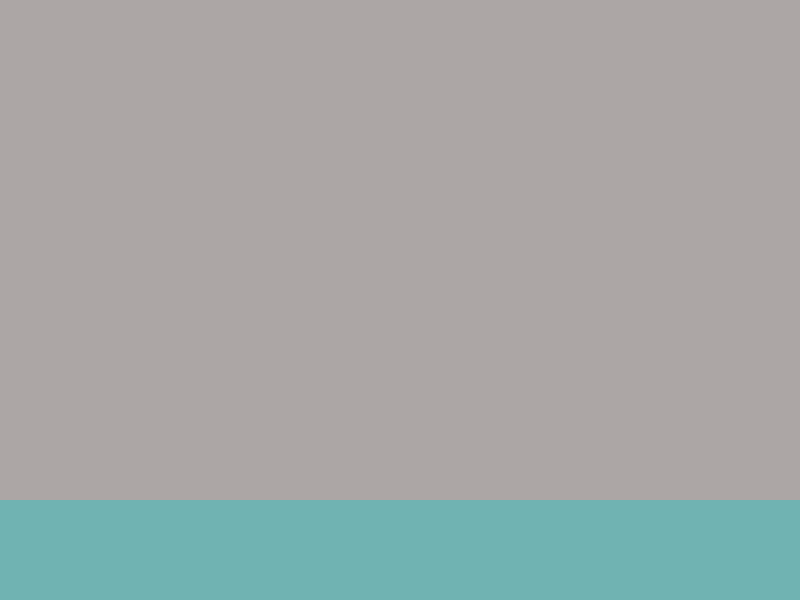
Frame 1 (no input)
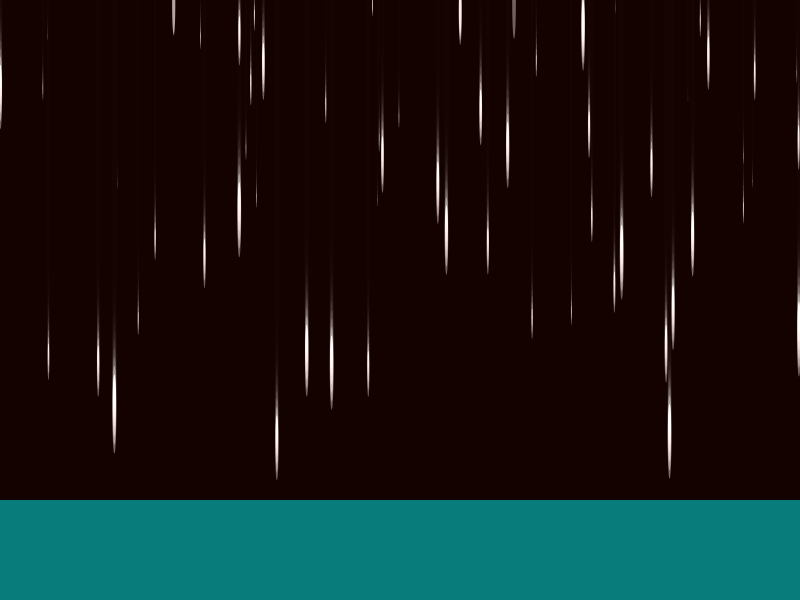
Frame 60 (no input)
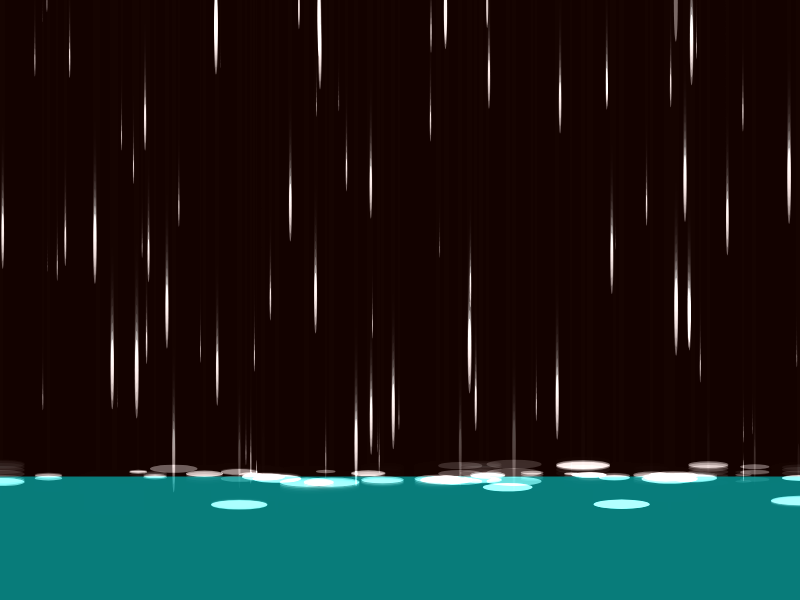
Frame 120 (the mouse pressed at the canvas centre since frame 60)

The p5.js sketch that drew these frames (run headless with seeded random() and noise() and a simulated clock; from frame 60 on, the mouse is pressed at the canvas centre):

// p5.js sketch
// ── sketch.js
let balls = []; 
let windDirection = 0; 
let WATER_LEVEL = 500; 
let shouldRaiseWaterLevel = false; 
let maxHeight = 300; 

function setup() {
  createCanvas(800, 600);
}

function draw() {
  background(20, 4, 2,90);

  //limit number
  if (balls.length >= 439) {
    balls.shift(); 
  }

  // generate
  balls.push(new Ball(random(width), 1));

  // waterlevel
  if (!shouldRaiseWaterLevel) {
    WATER_LEVEL = 500; // 
    for (let i = balls.length - 1; i >= 0; i--) {
      if (balls[i].pos.y >= 500 - balls[i].rad) {
        shouldRaiseWaterLevel = true; 
      }
    }
  } else {
    WATER_LEVEL = 500 - balls.length * 0.2; 
    if (WATER_LEVEL < height - maxHeight) {
      WATER_LEVEL = height - maxHeight;
    }
  }

  // pool
  push();
  noStroke();
  fill(0, 200, 200,90);
  rect(0, WATER_LEVEL, width, height - WATER_LEVEL);
  pop();

  // raindrops
  for (let i = 0; i < balls.length; i++) {
    let b = balls[i];

    // grav
    let gravity = createVector(0, 1 * b.mass);
    b.applyForce(gravity);
    // wind
    let wind = createVector(windDirection, 0);
    b.applyForce(wind); 

    // res
    let resistance = b.vel.copy();
    resistance.mult(-1);
    let speed = b.vel.mag();
    if (b.pos.y < WATER_LEVEL) {
      // in air
      let dragForce = speed * speed * 0.03; 
      resistance.mult(dragForce);
    } else {
      // in water
      let dragForce = speed * speed * 0.4; 
      resistance.mult(dragForce);
      let bouyancy = createVector(0, -20);
      b.applyForce(bouyancy);
    }
    b.applyForce(resistance);

    b.update();
    b.bounce();
    b.display(WATER_LEVEL, windDirection);

    //check collosion
    if (b.pos.y >= WATER_LEVEL+30) {
      for (let j = 0; j < balls.length; j++) {
        if (i !== j && balls[j].pos.y >= WATER_LEVEL) {
          let distance = p5.Vector.dist(b.pos, balls[j].pos);
          if (distance < b.rad + balls[j].rad) {
            balls.splice(i, 1);
            balls.splice(j, 1);
            break;
          }
        }
      }
    }
  }
}

// windDirec
function keyPressed() {
  if (key === 'l' || key === 'L') {
    windDirection -= 0.1; // 向左
  }
  else if (key === 'r' || key === 'R') {
    windDirection += 0.1; // 向右
  }
}

// rain
class Ball {
  constructor(x, y) {
    this.pos = createVector(x, y); 
    this.vel = createVector(0, 0); 
    this.acc = createVector(); 
    this.rad = random(1, 20); 
    this.mass = this.rad; 
  }


  applyForce(f) {
    let force = f.copy();
    force.div(this.mass); 
    this.acc.add(force); 
  }

  update() {
    this.vel.add(this.acc); 
    this.pos.add(this.vel);
    this.acc.mult(0); 
  }

  bounce() {
    if (this.pos.x < 0) {
      this.pos.x = 0;
      this.vel.x *= -1;
    } else if (this.pos.x > width) {
      this.pos.x = width;
      this.vel.x *= -1;
    }
    if (this.pos.y < 0) {
      this.pos.y = 0;
      this.vel.y *= -1;
    } else if (this.pos.y > height) {
      this.pos.y = height;
      this.vel.y *= -1;
    }
  }

  display(WATER_LEVEL, windDirection) {
    push();
    translate(this.pos.x, this.pos.y);
    noStroke();

    if (this.pos.y < WATER_LEVEL-this.rad ) {
      // rain
      blendMode(ADD);
      fill(255, random(90, 100));
      rotate(windDirection);
      ellipse(0, 0, this.rad * 0.2, this.rad * 4);
    } else {
      // waterbubble
      blendMode(ADD);
      fill(255, random(90, 100));
      ellipse(0, 0, this.rad*3, this.rad*0.5);
    }

    pop();
  }
}
